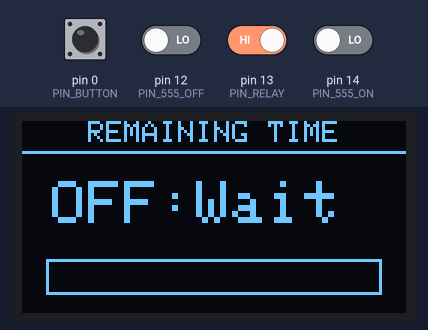
The sketch below on a simulated Arduino Uno, built with avr-gcc and run on an emulated ATmega328P. On the bench: 128×64 one-colour display. The inputs (shaded band) are chosen by the test bench; at power-on: pin 0 (PIN_BUTTON), pin 13 (PIN_RELAY) HIGH, pin 12 (PIN_555_OFF), pin 14 (PIN_555_ON) LOW.

Above: at 1.2 s.
1.3 s: pin 0 (PIN_BUTTON) pulled LOW for 0.15 s
At 3.1 s:
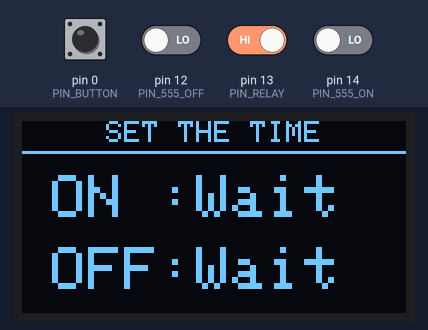
3.6 s: pin 12 (PIN_555_OFF) driven HIGH
At 6.1 s:
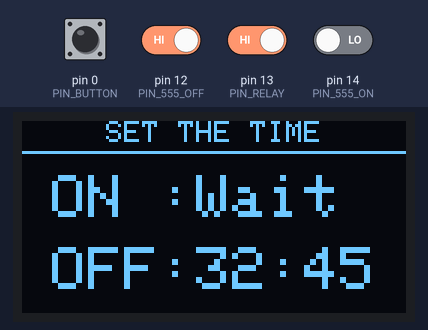
6.2 s: pin 14 (PIN_555_ON) driven HIGH
At 8.5 s:
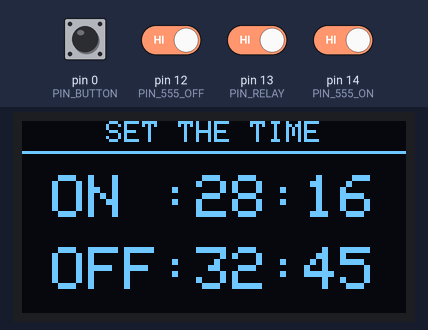
8.9 s: pin 0 (PIN_BUTTON) pulled LOW for 1 s
At 9.4 s:
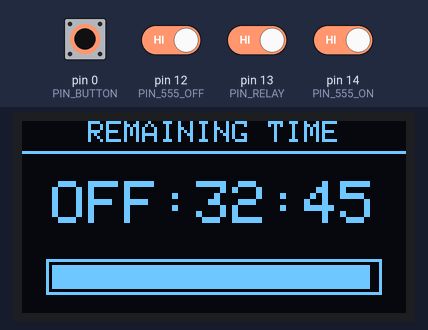
11.4 s: pin 13 (PIN_RELAY) driven LOW
At 12.4 s:
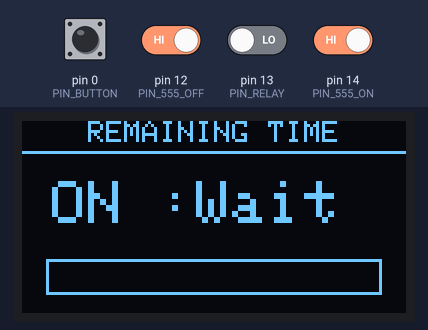
12.9 s: pin 13 (PIN_RELAY) driven HIGH
At 13.6 s:
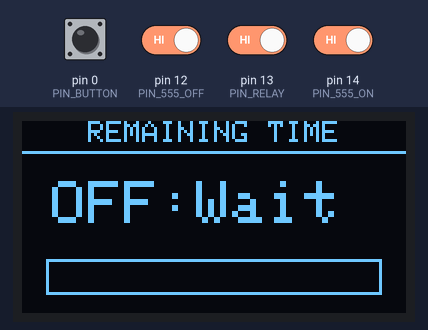
Timing chart, 0 to 15.4 s (numbered marks = the images above; inputs shaded):
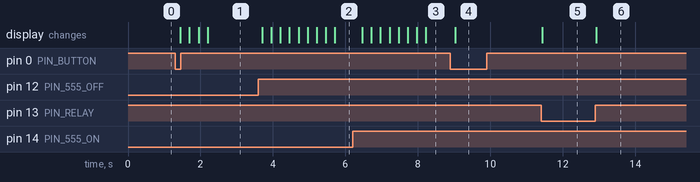

Measured:
- after the input at 1.3 s, the display: first changes after 0.14 s (image 1 shows a later state)
- after the input at 3.6 s, the display: changes after 0.10 s (image 2)
- after the input at 6.2 s, the display: first changes after 0.27 s (image 3 shows a later state)
- after the input at 8.9 s, the display: changes after 0.13 s (image 4)
- after the input at 11.4 s, the display: changes at once (image 5)
- after the input at 12.9 s, the display: changes at once (image 6)

The sketch:

OLED_Display_Code_V2.ino
```cpp
#include <Wire.h>
#include <Adafruit_GFX.h>
#include <Adafruit_SSD1306.h>

#define SCREEN_WIDTH 128
#define SCREEN_HEIGHT 64
#define OLED_RESET -1
Adafruit_SSD1306 display(SCREEN_WIDTH, SCREEN_HEIGHT, &Wire, OLED_RESET);

// Pin Definitions
const int PIN_555_ON   = 14; // D5
const int PIN_555_OFF  = 12; // D6
const int PIN_RELAY    = 13; // D7
const int PIN_BUTTON   = 0;  // D3

// Timing Multipliers for Binary Counters
const unsigned long COUNTER_ON_MAX = 16384;  // 2^14
const unsigned long COUNTER_OFF_MAX = 32768; // 2^15

// Moving Average Settings
const int NUM_SAMPLES = 5; // Average over the last 5 pulses

// Variables for Measuring & Smoothing 555 ON Pulses
unsigned long lastMicrosON = 0;
unsigned long periodON = 0;
int lastStateON = LOW;
unsigned long pulsesON = 0;
unsigned long readingsON[NUM_SAMPLES] = {0};
unsigned long totalPeriodsON = 0;
int readIndexON = 0;
unsigned long smoothedPeriodON = 0;

// Tracker for the blinking arrow (ignores tiny <20000us noise)
unsigned long lastStablePeriodON = 0;
unsigned long lastAdjustTimeON = 0;

// Variables for Measuring & Smoothing 555 OFF Pulses
unsigned long lastMicrosOFF = 0;
unsigned long periodOFF = 0;
int lastStateOFF = LOW;
unsigned long pulsesOFF = 0;
unsigned long readingsOFF[NUM_SAMPLES] = {0};
unsigned long totalPeriodsOFF = 0;
int readIndexOFF = 0;
unsigned long smoothedPeriodOFF = 0;

// Tracker for the blinking arrow (ignores tiny <20000us noise)
unsigned long lastStablePeriodOFF = 0;
unsigned long lastAdjustTimeOFF = 0;

// Mode Tracking (Relay State)
int lastRelayState = HIGH;

// Button & UI State
bool showConfiguredTimes = false;
int buttonState = HIGH;
int lastButtonState = HIGH;
unsigned long lastDebounceTime = 0;
unsigned long debounceDelay = 100;
bool forceDisplayUpdate = true;

// Display refresh timer
unsigned long lastDisplayUpdate = 0;
const unsigned long DISPLAY_INTERVAL = 250; // 4 FPS for smooth animations

void setup() {
  pinMode(PIN_555_ON, INPUT);
  pinMode(PIN_555_OFF, INPUT);
  pinMode(PIN_RELAY, INPUT);
  pinMode(PIN_BUTTON, INPUT_PULLUP);

  if(!display.begin(SSD1306_SWITCHCAPVCC, 0x3C)) {
    for(;;); // Halt if OLED fails
  }

  display.clearDisplay();
  display.setTextColor(SSD1306_WHITE);

  lastRelayState = digitalRead(PIN_RELAY);
}

void printFormattedTime(unsigned long long ms) {
  unsigned long totalMinutes = ms / 60000ULL;
  unsigned int hours = totalMinutes / 60;
  unsigned int minutes = totalMinutes % 60;

  if (hours < 10) display.print("0");
  display.print(hours);
  display.print(":");
  if (minutes < 10) display.print("0");
  display.print(minutes);
}

void loop() {
  unsigned long currentMicros = micros();
  unsigned long currentMillis = millis();

  // 1. TRACK RELAY STATE TO RESET PULSE COUNTERS
  int relayState = digitalRead(PIN_RELAY);
  if (relayState != lastRelayState) {
    pulsesON = 0;
    pulsesOFF = 0;

    memset(readingsON, 0, sizeof(readingsON));
    totalPeriodsON = 0;
    readIndexON = 0;
    smoothedPeriodON = 0;

    memset(readingsOFF, 0, sizeof(readingsOFF));
    totalPeriodsOFF = 0;
    readIndexOFF = 0;
    smoothedPeriodOFF = 0;

    lastRelayState = relayState;
    forceDisplayUpdate = true;
  }

  // 2. MEASURE & SMOOTH MOTOR ON 555
  int stateON = digitalRead(PIN_555_ON);
  if (stateON == HIGH && lastStateON == LOW) {
    periodON = currentMicros - lastMicrosON;
    lastMicrosON = currentMicros;
    if (pulsesON < COUNTER_ON_MAX) pulsesON++;

    // Standard Moving Average
    totalPeriodsON = totalPeriodsON - readingsON[readIndexON];
    readingsON[readIndexON] = periodON;
    totalPeriodsON = totalPeriodsON + readingsON[readIndexON];
    readIndexON = (readIndexON + 1) % NUM_SAMPLES;

    if (pulsesON < NUM_SAMPLES) {
      smoothedPeriodON = totalPeriodsON / pulsesON;
    } else {
      smoothedPeriodON = totalPeriodsON / NUM_SAMPLES;
    }

    // Check if the value is being actively changed by the potentiometer
    unsigned long diffON = (smoothedPeriodON > lastStablePeriodON) ? (smoothedPeriodON - lastStablePeriodON) : (lastStablePeriodON - smoothedPeriodON);
    if (diffON > 20000) { // 20000us (20ms) threshold ignores small analog noise
      lastAdjustTimeON = currentMillis;
      lastStablePeriodON = smoothedPeriodON;
    }
  }
  lastStateON = stateON;

  // 3. MEASURE & SMOOTH MOTOR OFF 555
  int stateOFF = digitalRead(PIN_555_OFF);
  if (stateOFF == HIGH && lastStateOFF == LOW) {
    periodOFF = currentMicros - lastMicrosOFF;
    lastMicrosOFF = currentMicros;
    if (pulsesOFF < COUNTER_OFF_MAX) pulsesOFF++;

    // Standard Moving Average
    totalPeriodsOFF = totalPeriodsOFF - readingsOFF[readIndexOFF];
    readingsOFF[readIndexOFF] = periodOFF;
    totalPeriodsOFF = totalPeriodsOFF + readingsOFF[readIndexOFF];
    readIndexOFF = (readIndexOFF + 1) % NUM_SAMPLES;

    if (pulsesOFF < NUM_SAMPLES) {
      smoothedPeriodOFF = totalPeriodsOFF / pulsesOFF;
    } else {
      smoothedPeriodOFF = totalPeriodsOFF / NUM_SAMPLES;
    }

    // Check if the value is being actively changed by the potentiometer
    unsigned long diffOFF = (smoothedPeriodOFF > lastStablePeriodOFF) ? (smoothedPeriodOFF - lastStablePeriodOFF) : (lastStablePeriodOFF - smoothedPeriodOFF);
    if (diffOFF > 20000) { // 20000us (20ms) threshold ignores small analog noise
      lastAdjustTimeOFF = currentMillis;
      lastStablePeriodOFF = smoothedPeriodOFF;
    }
  }
  lastStateOFF = stateOFF;

  // 4. ROBUST BUTTON DEBOUNCE
  int reading = digitalRead(PIN_BUTTON);
  if (reading != lastButtonState) {
    lastDebounceTime = currentMillis;
  }

  if ((currentMillis - lastDebounceTime) > debounceDelay) {
    if (reading != buttonState) {
      buttonState = reading;
      if (buttonState == LOW) {
        showConfiguredTimes = !showConfiguredTimes;
        forceDisplayUpdate = true;
      }
    }
  }
  lastButtonState = reading;

  // 5. UPDATE DISPLAY
  if (forceDisplayUpdate || (currentMillis - lastDisplayUpdate > DISPLAY_INTERVAL)) {
    lastDisplayUpdate = currentMillis;
    forceDisplayUpdate = false;

    // Core animation clock updating every 250ms
    bool blinkArrow = (currentMillis / 250) % 2;

    display.clearDisplay();

    if (showConfiguredTimes) {
      // --- VIEW 2: SET THE TIME ---
      unsigned long long totalTimeON_ms = ((unsigned long long)COUNTER_ON_MAX * smoothedPeriodON) / 1000ULL;
      unsigned long long totalTimeOFF_ms = ((unsigned long long)COUNTER_OFF_MAX * smoothedPeriodOFF) / 1000ULL;

      display.setTextSize(1);
      display.setCursor(28, 0);
      display.println(F("SET THE TIME"));

      // Solid Underline
      display.drawLine(0, 10, 128, 10, SSD1306_WHITE);

      display.setTextSize(2);

      // Motor ON Time
      if ((currentMillis - lastAdjustTimeON < 2000) && blinkArrow) {
        display.setCursor(0, 18);
        display.print(F(">"));
      }
      display.setCursor(10, 18);
      display.print(F("ON :"));
      if (smoothedPeriodON == 0) display.print(F("Wait"));
      else printFormattedTime(totalTimeON_ms);

      // Motor OFF Time
      if ((currentMillis - lastAdjustTimeOFF < 2000) && blinkArrow) {
        display.setCursor(0, 42);
        display.print(F(">"));
      }
      display.setCursor(10, 42);
      display.print(F("OFF:"));
      if (smoothedPeriodOFF == 0) display.print(F("Wait"));
      else printFormattedTime(totalTimeOFF_ms);

    } else {
      // --- VIEW 1: REMAINING TIME ---
      display.setTextSize(1);
      display.setCursor(22, 0);
      display.println(F("REMAINING TIME"));
      display.drawLine(0, 10, 128, 10, SSD1306_WHITE);

      display.setTextSize(2);
      display.setCursor(10, 20);

      unsigned long long remainingTime_ms = 0;
      int progressPercent = 0;

      if (relayState == LOW) { // Motor ON mode
        display.print(F("ON :"));
        if (smoothedPeriodON == 0) {
          display.print(F("Wait"));
        } else {
          remainingTime_ms = ((unsigned long long)(COUNTER_ON_MAX - pulsesON) * smoothedPeriodON) / 1000ULL;
          printFormattedTime(remainingTime_ms);
          progressPercent = ((COUNTER_ON_MAX - pulsesON) * 100) / COUNTER_ON_MAX;
        }
      } else { // Motor OFF mode
        display.print(F("OFF:"));
        if (smoothedPeriodOFF == 0) {
          display.print(F("Wait"));
        } else {
          remainingTime_ms = ((unsigned long long)(COUNTER_OFF_MAX - pulsesOFF) * smoothedPeriodOFF) / 1000ULL;
          printFormattedTime(remainingTime_ms);
          progressPercent = ((COUNTER_OFF_MAX - pulsesOFF) * 100) / COUNTER_OFF_MAX;
        }
      }

      // Progress Bar Animation
      int barWidth = 112;
      int barHeight = 12;
      int barX = 8;
      int barY = 46;

      display.drawRect(barX, barY, barWidth, barHeight, SSD1306_WHITE);

      int fillWidth = (progressPercent * (barWidth - 4)) / 100;
      if (fillWidth > 0) {
        display.fillRect(barX + 2, barY + 2, fillWidth, barHeight - 4, SSD1306_WHITE);
      }
    }

    display.display();
  }
}
```
